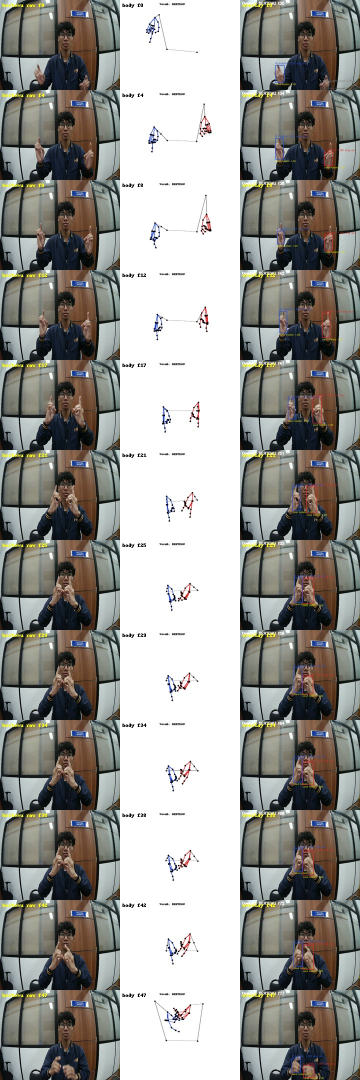
#> input picture assets/gifs/contact_sheets/bertemu_contact.jpg, 720 x 2160 px (shown at 1/2 size)
$ python -i feature_engine.py   (imports and definitions only)
#> lines starting #> are read from the running program, lines starting #| are printed output that depends on the picture
#> further down, picture is the input picture: shape (2160, 720, 3); mean B, G, R 149.5, 153.8, 154.9
"""
feature_engine.py - BISINDO V4.2 arm-gated tracklet-visible body-frame preprocessing.

Public output remains 179-D:
  0:144    spatial coordinates in absolute body-frame coordinates
            pose(6x3), left hand(21x3), right hand(21x3)
  144:176  hand joint angles
  176:179  accepted visibility flags [pose_ok, left_hand_visible, right_hand_visible]

V4.2 keeps the rigid kinematic reconstruction, but changes the semantics of the
public flags: hands are visible only when a confirmed detector/tracklet segment
is accepted by the tracker or by short in-segment interpolation. Original
Holistic/fallback provenance is stored in metadata, not in the public tensor.
Prediction may guide ROI search but must never become model-visible geometry.
Near-identical two-hand hypotheses are resolved before features are emitted.
Pose elbow/wrist endpoints are gated by accepted hand visibility so a pose wrist
cannot create fake non-signing arm motion in the model tensor or preview.
"""

from __future__ import annotations

from dataclasses import dataclass
import json
import math
import os
import time
from typing import Iterable

import numpy as np

try:
    import cv2
except Exception:  # pragma: no cover - OpenCV is optional for non-live numeric tests.
    cv2 = None

FEATURE_SCHEMA = "bisindo_v4_2_tracklet_arm_gated"
LEGACY_SCHEMA = "legacy_or_unknown"

N_POSE = 18
N_HAND = 63
N_ANGLES = 16
N_FLAGS = 3

N_TOTAL_SPATIAL = N_POSE + N_HAND + N_HAND
N_TOTAL_HYBRID = N_TOTAL_SPATIAL + N_ANGLES * 2
N_TOTAL_WITH_FLAGS = N_TOTAL_HYBRID + N_FLAGS

SLICE_POSE = slice(0, N_POSE)
SLICE_LH = slice(N_POSE, N_POSE + N_HAND)
SLICE_RH = slice(N_POSE + N_HAND, N_TOTAL_SPATIAL)
SLICE_LH_A = slice(N_TOTAL_SPATIAL, N_TOTAL_SPATIAL + N_ANGLES)
SLICE_RH_A = slice(N_TOTAL_SPATIAL + N_ANGLES, N_TOTAL_HYBRID)
SLICE_FLAGS = slice(N_TOTAL_HYBRID, N_TOTAL_WITH_FLAGS)

IDX_POSE, IDX_LH, IDX_RH = 0, 1, 2

# Tree edges used for kinematic reconstruction. The order is parent-before-child.
HAND_TREE_EDGES = np.array(
    [
        (0, 1), (1, 2), (2, 3), (3, 4),
        (0, 5), (5, 6), (6, 7), (7, 8),
        (0, 9), (9, 10), (10, 11), (11, 12),
        (0, 13), (13, 14), (14, 15), (15, 16),
        (0, 17), (17, 18), (18, 19), (19, 20),
    ],
    dtype=np.int64,
)

HAND_DRAW_CONNECTIONS = [
    (0, 1), (1, 2), (2, 3), (3, 4),
    (0, 5), (5, 6), (6, 7), (7, 8),
    (5, 9), (9, 10), (10, 11), (11, 12),
    (9, 13), (13, 14), (14, 15), (15, 16),
    (13, 17), (17, 18), (18, 19), (19, 20),
    (0, 17),
]

HAND_KINEMATIC_CHAINS = [
    (0, 1, 2), (1, 2, 3), (2, 3, 4),
    (0, 5, 6), (5, 6, 7), (6, 7, 8),
    (0, 9, 10), (9, 10, 11), (10, 11, 12),
    (0, 13, 14), (13, 14, 15), (14, 15, 16),
    (0, 17, 18), (17, 18, 19), (18, 19, 20),
    (5, 0, 9),
]


@dataclass(frozen=True)
class PreprocessConfig:
    schema: str = FEATURE_SCHEMA
    smooth_kernel: tuple[float, ...] = (1.0, 2.0, 3.0, 2.0, 1.0)
    imputed_smooth_weight: float = 0.35
    min_shoulder_width: float = 0.03
    shoulder_scale_clip_ratio: float = 0.20
    origin_clip_ratio: float = 0.20
    min_valid_hand_frames: int = 3
    max_occlusion_gap: int = 4
    max_edge_hold: int = 0
    hand_length_floor: float = 0.015
    hand_length_ceiling: float = 0.28
    hand_z_delta_limit: float = 0.35
    hand_total_mad_z: float = 5.5
    hand_bbox_mad_z: float = 5.5
    anchor_speed_min: float = 0.18
    anchor_speed_max: float = 0.40
    anchor_speed_mad_scale: float = 4.0
    hand_skeleton_step_max: float = 2.25
    pose_abs_limit: float = 4.0
    hand_abs_limit: float = 8.0
    angle_min: float = 0.0
    angle_max: float = math.pi
    frame_enhance_enabled: bool = True
    frame_enhance_clahe_clip_limit: float = 2.0
    frame_enhance_tile_grid_size: int = 8
    frame_enhance_target_luma: float = 112.0
    frame_enhance_gamma_min: float = 0.70
    frame_enhance_gamma_max: float = 1.35
    frame_enhance_saturation_gain: float = 1.08
    tracker_max_flow_gap: int = 3
    tracker_max_prediction_gap: int = 0
    tracker_flow_min_success_ratio: float = 0.55
    tracker_flow_max_median_error: float = 10.0
    tracker_duplicate_anchor_radius: float = 0.18
    tracker_max_assignment_cost: float = 0.22
    tracker_max_bootstrap_cost: float = 0.18
    tracker_side_margin: float = 0.035
    tracker_min_confirmed_hits: int = 2
    tracker_lost_after: int = 8
    tracker_min_raw_bbox: float = 0.015
    tracker_max_raw_bbox: float = 1.35
    tracker_min_raw_total_length: float = 0.08
    tracker_max_raw_total_length: float = 7.5
    tracker_holistic_confidence: float = 1.0
    tracker_hands_confidence: float = 0.82
    tracker_flow_confidence: float = 0.82
    tracker_prediction_confidence: float = 0.25
    hand_conflict_mean_landmark_radius: float = 0.075
    hand_conflict_extreme_roi_iou: float = 0.78
    hand_conflict_extreme_anchor_radius: float = 0.10
    hand_min_accepted_segment: int = 3
    offline_assignment_max_cost: float = 0.58
    offline_pose_prior_weight: float = 0.38
    offline_velocity_weight: float = 0.90
    offline_handedness_bonus: float = 0.10
    offline_min_track_hits: int = 2
    offline_max_track_gap: int = 6
    offline_contact_impute_enabled: bool = True
    offline_contact_impute_max_anchor_distance: float = 0.18
    offline_contact_impute_max_wrist_separation: float = 0.24
    offline_contact_impute_confidence: float = 0.86
    pose_arm_max_elbow_ratio: float = 1.95


@dataclass
class BodyFrame:
    origin: np.ndarray
    scale: float
    valid: bool


@dataclass
class HandState:
    anchor: np.ndarray
    directions: np.ndarray
    lengths: np.ndarray
    valid: bool


@dataclass
class FrameObservation:
    pose_raw: np.ndarray
    left_hand_raw: np.ndarray
    right_hand_raw: np.ndarray
    mask: np.ndarray
    body_origin_raw: np.ndarray
    shoulder_scale_raw: float


@dataclass
class TrackedHandObservation:
    landmarks_raw: np.ndarray
    valid: bool
    source: str = "missing"
    confidence: float = 0.0
    quality_reason: str = "missing"
    roi: tuple[float, float, float, float] | None = None
    gap_age: int = 0
    original_detected: bool = False
    accepted: bool = False
    track_id: int = -1


@dataclass
class TrackedFrameObservation:
    pose_raw: np.ndarray
    left_hand_raw: np.ndarray
    right_hand_raw: np.ndarray
    mask: np.ndarray
    body_origin_raw: np.ndarray
    shoulder_scale_raw: float
    left_tracking: TrackedHandObservation
    right_tracking: TrackedHandObservation
    candidates: list[dict] | None = None


@dataclass
class _HandTrackState:
    landmarks: np.ndarray | None = None
    prev_gray: np.ndarray | None = None
    velocity_xy: np.ndarray | None = None
    gap_age: int = 999
    source: str = "missing"
    track_id: int = -1
    hits: int = 0
    status: str = "lost"


DEFAULT_PREPROCESS_CONFIG = PreprocessConfig()


# [176 lines left out: functions joint_angle_xy, extract_hand_angles_from_points, extract_hand_angles, _landmarks_to_array, extract_frame_observation, _empty_tracked_hand and 4 more, not called in this run]


class HandRecoveryTracker:
    """
    Conservative hand tracklet recovery for detector drops.

    Holistic detections are accepted immediately. Fallback Hands can confirm or
    bootstrap a tracklet, but a new fallback-only track is tentative until it is
    observed repeatedly. LK optical flow bridges only confirmed tracks. Constant
    velocity prediction is retained only as an internal ROI prior and is never
    returned as model-visible geometry.
    """

    # [4 lines left out: function __init__, not called in this run]

    def reset(self):
        self._state = {"left": _HandTrackState(), "right": _HandTrackState()}
        self._next_track_id = 1

    # [340 lines left out: functions needs_fallback, fallback_candidates, update, _assign_fallback_candidates, _candidate_assignment_cost, _target_anchor and 7 more, not called in this run]


class TrackingRegistryWriter:
    """Append-only JSONL writer for generated GIF/extraction traceability."""

    def __init__(self, log_path: str):
        self.log_path = log_path

    # [7 lines left out: function write, not called in this run]


@dataclass
class _OfflineSideState:
    landmarks: np.ndarray | None = None
    velocity: np.ndarray | None = None
    prev_gray: np.ndarray | None = None
    track_id: int = -1
    hits: int = 0
    gap: int = 999


class OfflineTrackletSolver:
    """
    Quality-first hand assignment for dataset extraction.

    The online tracker remains causal and lightweight. This solver is used by
    offline ingestion where we can spend more CPU to compare all Holistic and
    standalone Hands candidates before emitting the public 179-D tensor.
    """

    def __init__(self, config: PreprocessConfig | None = None):
        self.config = config or DEFAULT_PREPROCESS_CONFIG
        self._states = {"left": _OfflineSideState(track_id=101), "right": _OfflineSideState(track_id=201)}

    # [302 lines left out: functions solve, _frame_candidates, _flow_candidates, _assign_frame_candidates, _add_contact_imputed_assignment, _assignment_cost and 3 more, not called in this run]


class SequenceBuilder:
    # [15 lines left out: function __init__, not called in this run]

    @property
    def _vectors(self):
        return self._observations if self._observations else self._legacy_vectors

    @property
    def last_build_metadata(self) -> list[dict]:
        return list(self._last_metadata)

    def add_observation(self, observation: FrameObservation | TrackedFrameObservation):
        self._observations.append(observation)

    # [777 lines left out: functions add_frame, reset, build, _build_from_observations, _resolve_hand_visibility_conflicts, _gate_pose_arms and 27 more, not called in this run]


def enhance_frame_for_tracking(frame_bgr, config: PreprocessConfig | None = None):
    """
    Lightweight detector-domain enhancement for MediaPipe input.

    This is deliberately classical CV rather than a neural low-light model:
    gray-world white balance, CLAHE on luminance, bounded gamma correction, and
    a small saturation lift. It is deterministic, cheap on Jetson, and keeps the
    camera stream geometry untouched.
    """
    cfg = config or DEFAULT_PREPROCESS_CONFIG
    if cv2 is None or frame_bgr is None or not bool(cfg.frame_enhance_enabled):
        return frame_bgr
    try:
        frame = np.asarray(frame_bgr)
        if frame.ndim != 3 or frame.shape[2] != 3:
            return frame_bgr
        out = frame.astype(np.float32)

        channel_means = out.reshape(-1, 3).mean(axis=0)
#> channel_means = [149.8, 154.1, 155.2]
        gray_mean = float(channel_means.mean())
#> gray_mean = 153
        scales = gray_mean / np.maximum(channel_means, 1.0)
#> scales = [1.02, 0.993, 0.986]
        scales = np.clip(scales, 0.82, 1.18)
        out = np.clip(out * scales.reshape(1, 1, 3), 0.0, 255.0).astype(np.uint8)

        lab = cv2.cvtColor(out, cv2.COLOR_BGR2LAB)
#> lab: shape (2160, 720, 3); mean of channels 0, 1, 2 156, 128.3, 129.2
        tile = int(max(2, cfg.frame_enhance_tile_grid_size))
        clahe = cv2.createCLAHE(
            clipLimit=float(cfg.frame_enhance_clahe_clip_limit),
            tileGridSize=(tile, tile),
        )
        lab[:, :, 0] = clahe.apply(lab[:, :, 0])
#> lab: shape (2160, 720, 3); mean of channels 0, 1, 2 165.3, 128.3, 129.2
        out = cv2.cvtColor(lab, cv2.COLOR_LAB2BGR)
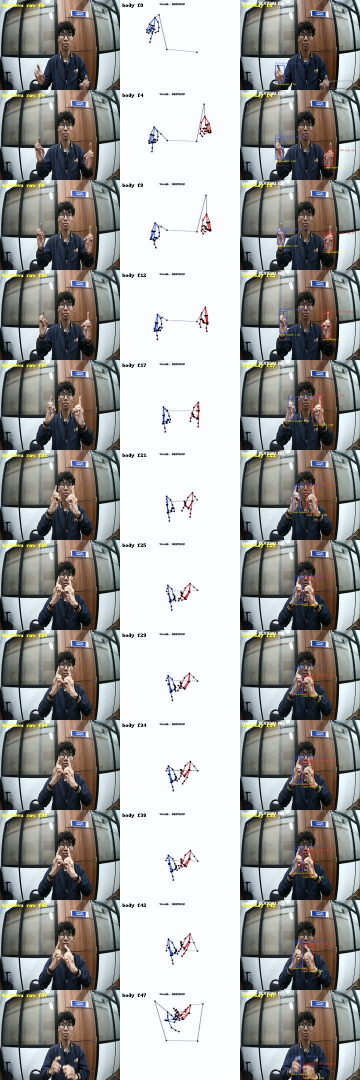
#> out: shape (2160, 720, 3) (shown at 1/2 size); mean B, G, R 159.9, 161.8, 162.1

        luma = float(cv2.cvtColor(out, cv2.COLOR_BGR2GRAY).mean())
#> luma = 161.7
        if luma > 1.0:
            target = float(np.clip(cfg.frame_enhance_target_luma, 70.0, 180.0)) / 255.0
            current = float(np.clip(luma / 255.0, 1e-3, 0.999))
#> current = 0.634
            gamma = math.log(target) / math.log(current)
#> gamma = 1.81
            gamma = float(np.clip(gamma, cfg.frame_enhance_gamma_min, cfg.frame_enhance_gamma_max))
#> gamma = 1.35
            lut = np.array([np.clip((i / 255.0) ** gamma * 255.0, 0, 255) for i in range(256)], dtype=np.uint8)
#> lut = 256 values from 0 to 255
            out = cv2.LUT(out, lut)
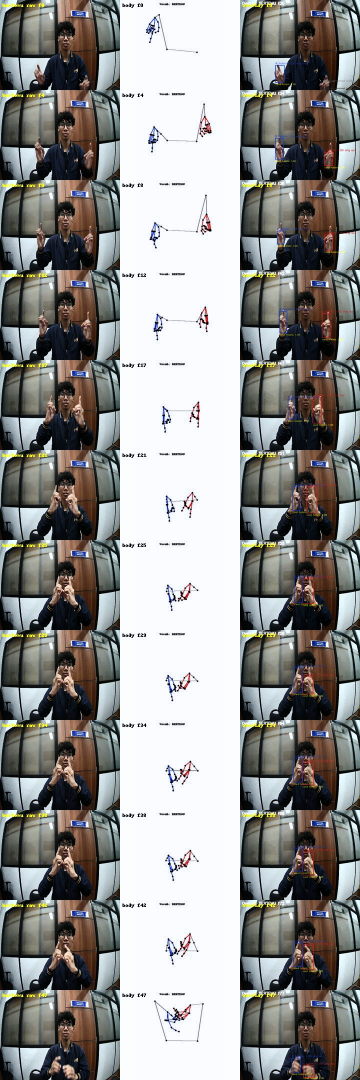
#> out: shape (2160, 720, 3) (shown at 1/2 size); mean B, G, R 146.2, 147.6, 147.7

        sat_gain = float(cfg.frame_enhance_saturation_gain)
        if abs(sat_gain - 1.0) > 1e-3:
            hsv = cv2.cvtColor(out, cv2.COLOR_BGR2HSV).astype(np.float32)
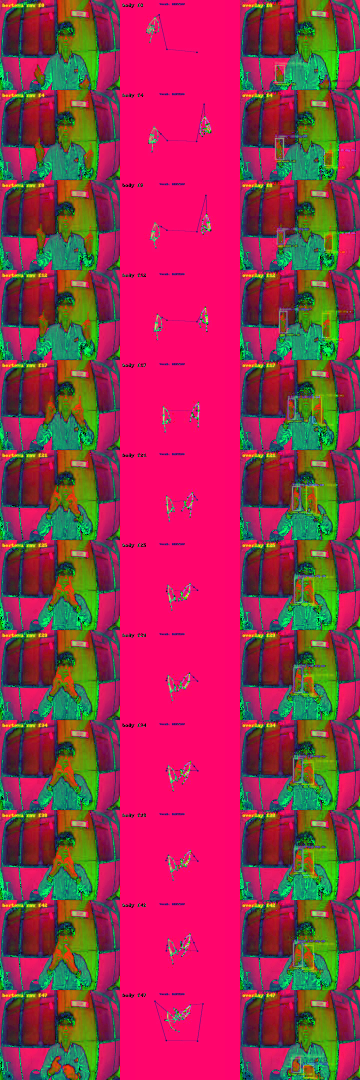
#> hsv: shape (2160, 720, 3) float32 (shown at 1/2 size); mean B, G, R 79.3, 52, 155.8
            hsv[:, :, 1] = np.clip(hsv[:, :, 1] * sat_gain, 0.0, 255.0)
            out = cv2.cvtColor(hsv.astype(np.uint8), cv2.COLOR_HSV2BGR)
        return out
    except Exception:
        return frame_bgr


# [69 lines left out: functions _frame_to_gray, _landmarks_roi, _raw_hand_total_length, _plausible_raw_hand, _parse_hands_candidates, not called in this run]


def _to_body_frame(points: np.ndarray, origin: np.ndarray, scale: float) -> np.ndarray:
    denom = max(float(scale), DEFAULT_PREPROCESS_CONFIG.min_shoulder_width)
    return ((points - origin.reshape(1, 3)) / denom).astype(np.float32)


# [7 lines left out: function _triangular_kernel, not called in this run]


def _fill_vector_gaps(values: np.ndarray, valid: np.ndarray) -> np.ndarray:
    return _fill_matrix_gaps(values.reshape(-1, 1), valid).reshape(-1)


# [62 lines left out: functions _fill_matrix_gaps, _positive_smooth, _normalize_vectors, not called in this run]


def _hand_frame_nonzero(hand: np.ndarray) -> np.ndarray:
    pts = np.asarray(hand, dtype=np.float32).reshape(-1, 21, 3)
    return np.max(np.linalg.norm(pts[:, :, :2], axis=2), axis=1) > 1e-6


# [307 lines left out: functions _robust_sigma, _robust_inlier_mask, _adaptive_anchor_vmax, _gate_anchor_speed, _quality_gate_hand, _fill_short_internal_gaps and 6 more, not called in this run]

>>> import cv2
>>> picture = cv2.imread('../assets/gifs/contact_sheets/bertemu_contact.jpg')
>>> result = enhance_frame_for_tracking(picture)
